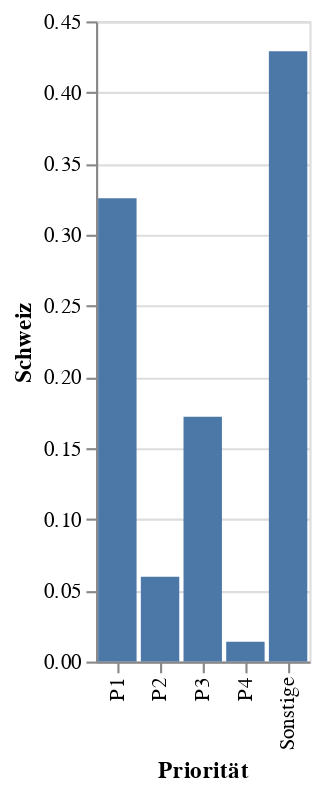

Notebook source saved alongside this figure:
### Code cell
source = data.wheat()
bars = alt.Chart(df1).mark_bar().encode(
    x='Priorität',
    y='Schweiz')
bars

### Figure 1 — Vega-Lite specification as saved in the notebook (floating-point values rounded to 4 significant figures)
{"config": {"view": {"continuousWidth": 400, "continuousHeight": 300}}, "data": {"name": "data-218ad45812c4d04081cfdec58f655211"}, "mark": "bar", "encoding": {"x": {"type": "nominal", "field": "Priorität"}, "y": {"type": "quantitative", "field": "Schweiz"}}, "$schema": "https://vega.github.io/schema/vega-lite/v4.8.1.json", "datasets": {"data-218ad45812c4d04081cfdec58f655211": [{"Priorität": "P1", "Grösse der Zielgruppe schweizweit laut BAG-Schätzung": 2353000.0, "Zürich": 420900.0, "Bern": 284300.0, "Waadt": 220200.0, "Aargau": 187600.0, "St. Gallen": 139700.0, "Genf": 137900.0, "Luzern": 113000.0, "Tessin": 96120.0, "Wallis": 94490.0, "Freiburg": 87990.0, "Basel-Landschaft": 79160.0, "Thurgau": 76450.0, "Solothurn": 75270.0, "Graubünden": 54420.0, "Basel-Stadt": 53560.0, "Neuenburg": 48260.0, "Schwyz": 43880.0, "Zug": 34910.0, "Schaffhausen": 22520.0, "Jura": 20120.0, "Appenzell A. Rh.": 15160.0, "Nidwalden": 11780.0, "Glarus": 11100.0, "Obwalden": 10370.0, "Uri": 10040.0, "Appenzell I. Rh.": 4410.0, "Schweiz": 0.3256}, {"Priorität": "P2", "Grösse der Zielgruppe schweizweit laut BAG-Schätzung": 431200.0, "Zürich": 77120.0, "Bern": 52080.0, "Waadt": 40340.0, "Aargau": 34360.0, "St. Gallen": 25590.0, "Genf": 25260.0, "Luzern": 20700.0, "Tessin": 17610.0, "Wallis": 17310.0, "Freiburg": 16120.0, "Basel-Landschaft": 14500.0, "Thurgau": 14010.0, "Solothurn": 13790.0, "Graubünden": 9972.0, "Basel-Stadt": 9813.0, "Neuenburg": 8843.0, "Schwyz": 8041.0, "Zug": 6395.0, "Schaffhausen": 4126.0, "Jura": 3687.0, "Appenzell A. Rh.": 2778.0, "Nidwalden": 2159.0, "Glarus": 2034.0, "Obwalden": 1900.0, "Uri": 1839.0, "Appenzell I. Rh.": 808.1, "Schweiz": 0.05965}, {"Priorität": "P3", "Grösse der Zielgruppe schweizweit laut BAG-Schätzung": 1243000.0, "Zürich": 222400.0, "Bern": 150200.0, "Waadt": 116300.0, "Aargau": 99070.0, "St. Gallen": 73780.0, "Genf": 72820.0, "Luzern": 59680.0, "Tessin": 50780.0, "Wallis": 49910.0, "Freiburg": 46480.0, "Basel-Landschaft": 41820.0, "Thurgau": 40380.0, "Solothurn": 39760.0, "Graubünden": 28750.0, "Basel-Stadt": 28290.0, "Neuenburg": 25500.0, "Schwyz": 23180.0, "Zug": 18440.0, "Schaffhausen": 11900.0, "Jura": 10630.0, "Appenzell A. Rh.": 8009.0, "Nidwalden": 6224.0, "Glarus": 5864.0, "Obwalden": 5479.0, "Uri": 5302.0, "Appenzell I. Rh.": 2330.0, "Schweiz": 0.172}, {"Priorität": "P4", "Grösse der Zielgruppe schweizweit laut BAG-Schätzung": 100000.0, "Zürich": 17890.0, "Bern": 12080.0, "Waadt": 9355.0, "Aargau": 7969.0, "St. Gallen": 5935.0, "Genf": 5858.0, "Luzern": 4800.0, "Tessin": 4084.0, "Wallis": 4015.0, "Freiburg": 3739.0, "Basel-Landschaft": 3364.0, "Thurgau": 3248.0, "Solothurn": 3198.0, "Graubünden": 2313.0, "Basel-Stadt": 2276.0, "Neuenburg": 2051.0, "Schwyz": 1865.0, "Zug": 1483.0, "Schaffhausen": 956.9, "Jura": 855.0, "Appenzell A. Rh.": 644.3, "Nidwalden": 500.7, "Glarus": 471.6, "Obwalden": 440.7, "Uri": 426.5, "Appenzell I. Rh.": 187.4, "Schweiz": 0.01383}, {"Priorität": "Sonstige", "Grösse der Zielgruppe schweizweit laut BAG-Schätzung": 3100000.0, "Zürich": 554500.0, "Bern": 374500.0, "Waadt": 290000.0, "Aargau": 247100.0, "St. Gallen": 184000.0, "Genf": 181600.0, "Luzern": 148800.0, "Tessin": 126600.0, "Wallis": 124500.0, "Freiburg": 115900.0, "Basel-Landschaft": 104300.0, "Thurgau": 100700.0, "Solothurn": 99160.0, "Graubünden": 71700.0, "Basel-Stadt": 70560.0, "Neuenburg": 63590.0, "Schwyz": 57820.0, "Zug": 45980.0, "Schaffhausen": 29670.0, "Jura": 26510.0, "Appenzell A. Rh.": 19970.0, "Nidwalden": 15520.0, "Glarus": 14620.0, "Obwalden": 13660.0, "Uri": 13220.0, "Appenzell I. Rh.": 5810.0, "Schweiz": 0.4289}]}}
